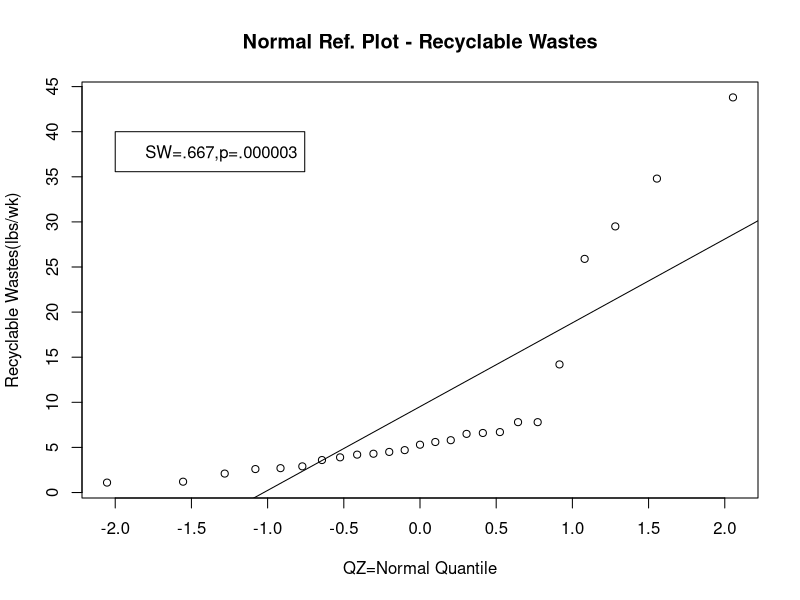
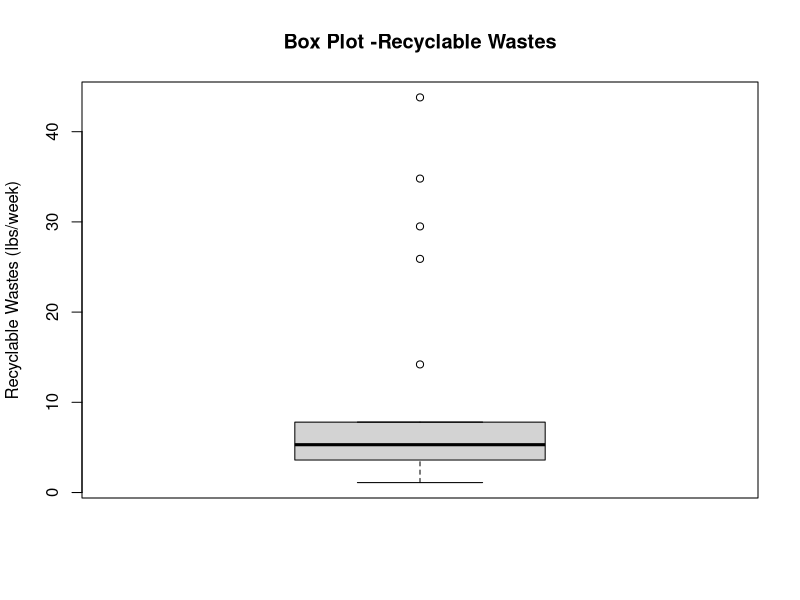

Here is the R script that generated these plots, in order:
#Normal Reference Distribution Plot for Example on Page 36 of Handout 11 :
x  =  c(14.2,5.3,2.9,4.2,1.2,4.3,1.1,2.6,6.6,7.8,25.9,43.8,2.7,
5.6,7.8,3.9,4.7,6.5,29.5,2.1,34.8,3.6,5.8,4.5,6.7)
n =  length(x)
x =  sort(x)
i =  seq(1:n)
ui =  (i-.5)/n
QZ =  qnorm(ui)

#par(mfrow=c(1,2))
#postscript("u:/meth1/psfiles/hand11exnorm.ps",height=8,horizontal=F)

plot(QZ,x,xlab="QZ=Normal Quantile",ylab="Recyclable Wastes(lbs/wk)",
abline(lm(x~QZ)),
       lab=c(7,8,7),main="Normal Ref. Plot - Recyclable Wastes",cex=.95)
legend(-2,40,"SW=.667,p=.000003")

 

#postscript("u:/meth1/psfiles/hand11exbox.ps",height=8,horizontal=F)

boxplot(x,ylab="Recyclable Wastes (lbs/week)",main="Box Plot -Recyclable Wastes",cex=.95)

#graphics.off()
